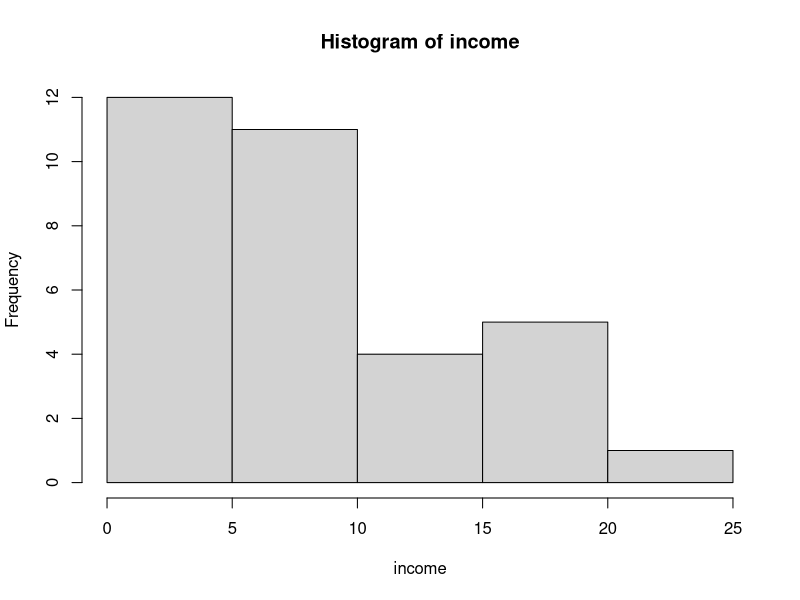

Source code (R):
## ---- chunk 1
N <- 50
K <- 5
df2 <- N-K
BSS <- 116.3*4
mws <- 2000/45
mws
ratio <- 116.3/mws
ratio
total <- BSS+2000
total
f.critical <- qf(0.95,df1 = 4,df2 = 45)
f.critical

if(ratio>f.critical){print("we reject the null hypothesis")
}else{print("we do not reject the null hypothesis")}
print("the means are significantly different")


## ---- chunk 2
low <- c(5,7,9,11,13,8,10,34,17,50,17,25)
high <- c(25,24,8,2,11,10,10,66,113,1,3,5)
groups <- c(rep("low",12),rep("high",12))
income <- c(low,high)
df <- data.frame(income,groups)


###aov test
ftest <- aov(income~groups,data =df)
ftest
fcritical <- qf(0.90,df1 = 1,df2 = 22)
fcritical
summary(ftest)
print("we accept the null hypothesis")


###homogeneity test
library(reshape2)
library(car)
dt <- melt(df)
leveneTest(income~groups,dt)
print("The variances are significantly equal.")



###normality test
shapiro.test(low)
shapiro.test(high)
print("p-value is less than 0.05, The normality test has not been satsified.")

## ---- chunk 3

library(MASS)
a <- mvrnorm(n=12,mu=43.2,Sigma = 36.2^2,empirical = T)
b <- mvrnorm(n=10,mu=34.3,Sigma = 20.3^2,empirical = T)
c<- mvrnorm(n=8,mu=27.2,Sigma = 21.4^2,empirical = T)
groups <- c(rep("a",12),rep("b",10),rep("c",8))
incomes <- c(a,b,c)
df <- as.data.frame(incomes,groups)

f <- aov(incomes~groups,data=df)
f
summary.aov(f)
fcritical <- qf(0.95,df1 = 2,df2 = 27)
fcritical

print("Accept the null hypothesis:Therefore the means are significantly equal.")
## ---- chunk 4
col1 <- c(23.1,13.3,15.6,1.2)
col2 <- c(43.1,10.2,16.2,0.2)
col3 <- c(56.5,32.1,43.3,24.4)
col4 <- c(10002.3,54.4,8.7,54.4)
group <- c(rep("col1",4),rep("col2",4),rep("col3",4),rep("col4",4))
columns <- c(col1,col2,col3,col4)

df <- data.frame(columns, group)
x <- kruskal.test(columns~group,data = df)
x

if(x$p.value>0.05){print("we do not reject the null hypothesis")
}else{print("we reject the null hypothesis")}
print("Therefore the means of the 4 columns are significantly equal")
## ---- chunk 5
## This is the script to generate the table. Do not write your answer inside in this block.
Observations <- seq(1:11)
Low <- c(5,4,1,2,3,10,6,6,4,12,11)
Medium <- c(10,10,8,6,5,3,16,20,7,3,2)
High <- c(8,11,15,19,21,7,7,4,3,17,18)

df<- data.frame(Observations,Low,Medium,High)

library(knitr)
kable(df)

## ---- chunk 6
groups <- c(rep("Low",11),rep("Medium",11),rep("High",11))
income <- c(Low,Medium,High)
ftest <- aov(income~groups,df)
summary(ftest)
q.test <- qf(0.95,df1 = 2,df2 = 30)
q.test
print("Reject the null hypothesis;Therefore commuting distances vary by income.")


###homoscedasticity

leveneTest(income~groups,df)
print("Variances are significantly equal.")



###normality test using a histogram.

shapiro.test(income)
hist(income)
print("Assumption of Normality has not been satsified.")
## ---- chunk 7
c <- mvrnorm(n=10,mu=1.5,Sigma = 1,empirical = T)
s <- mvrnorm(n=15,mu=2.6,Sigma = 1.1^2,empirical = T)
r <- mvrnorm(n=15,mu=1.2,Sigma = 1.2^2,empirical = T)
groups <- c(rep("c",10),rep("s",15),rep("r",15))
resident <- c(c,s,r)
df <- data.frame(resident,groups)
test <- aov(resident~groups,df)
test
summary(test)

fcritical <- qf(0.95,df1 = 2,df2 = 37)
fcritical

print("Reject the null hypothesis:Therefore the means in the areas are significantly different.")





